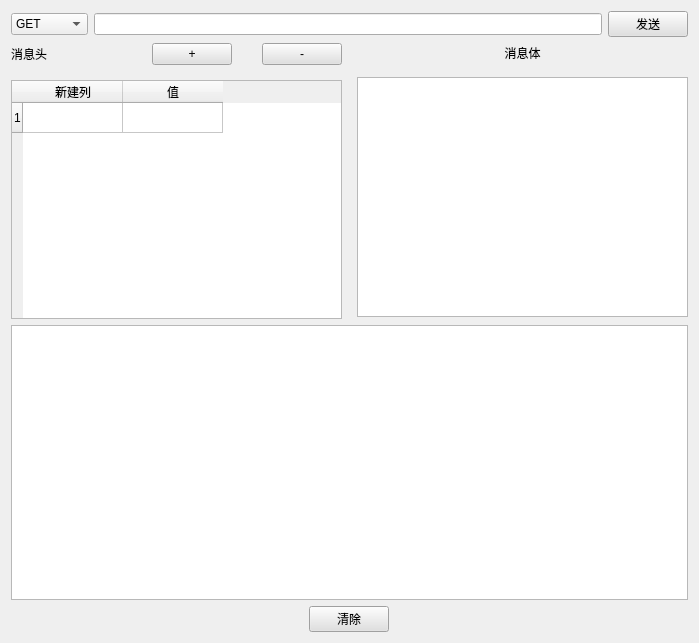
<?xml version="1.0" encoding="UTF-8"?>
<ui version="4.0">
 <class>Form</class>
 <widget class="QWidget" name="Form">
  <property name="geometry">
   <rect>
    <x>0</x>
    <y>0</y>
    <width>699</width>
    <height>643</height>
   </rect>
  </property>
  <property name="minimumSize">
   <size>
    <width>0</width>
    <height>0</height>
   </size>
  </property>
  <property name="windowTitle">
   <string>HTTP 接口测试</string>
  </property>
  <property name="styleSheet">
   <string notr="true">QPushButton {
    /* 背景与文字 */
    background-color: #e0e0e0;  /* 按钮背景背景 */
    color: #000000;             /* 黑色文字 */
}
QPushButton:hover {
    background-color: #f5f5f5;  /* 悬停时浅灰色偏浅灰色 */
    border-color: #cccccc;      /* 边框加深 */
    transform: translateY(-1px); /* 轻微上浮 */
}

/* 点击状态 */
QPushButton:pressed {
    background-color: #eeeeee;  /* 点击时更深的灰色 */
    border-color: #bbbbbb;
    transform: translateY(1px); /* 下沉效果 */
}</string>
  </property>
  <layout class="QVBoxLayout" name="verticalLayout_2">
   <item>
    <layout class="QHBoxLayout" name="horizontalLayout">
     <item>
      <widget class="QComboBox" name="comboBox">
       <property name="styleSheet">
        <string notr="true"/>
       </property>
       <item>
        <property name="text">
         <string>GET</string>
        </property>
       </item>
       <item>
        <property name="text">
         <string>POST</string>
        </property>
       </item>
       <item>
        <property name="text">
         <string>PUT</string>
        </property>
       </item>
       <item>
        <property name="text">
         <string>DELETE</string>
        </property>
       </item>
      </widget>
     </item>
     <item>
      <widget class="QLineEdit" name="lineEdit"/>
     </item>
     <item>
      <widget class="QPushButton" name="pushButton">
       <property name="text">
        <string>发送</string>
       </property>
      </widget>
     </item>
    </layout>
   </item>
   <item>
    <layout class="QHBoxLayout" name="horizontalLayout_4">
     <property name="spacing">
      <number>15</number>
     </property>
     <property name="bottomMargin">
      <number>0</number>
     </property>
     <item>
      <layout class="QVBoxLayout" name="verticalLayout_3">
       <item>
        <layout class="QHBoxLayout" name="horizontalLayout_3">
         <item>
          <widget class="QLabel" name="label">
           <property name="sizePolicy">
            <sizepolicy hsizetype="Preferred" vsizetype="Preferred">
             <horstretch>4</horstretch>
             <verstretch>0</verstretch>
            </sizepolicy>
           </property>
           <property name="text">
            <string>消息头</string>
           </property>
          </widget>
         </item>
         <item>
          <layout class="QHBoxLayout" name="horizontalLayout_2">
           <property name="spacing">
            <number>30</number>
           </property>
           <item>
            <widget class="QPushButton" name="pushButton_2">
             <property name="sizePolicy">
              <sizepolicy hsizetype="Preferred" vsizetype="Preferred">
               <horstretch>1</horstretch>
               <verstretch>0</verstretch>
              </sizepolicy>
             </property>
             <property name="baseSize">
              <size>
               <width>0</width>
               <height>0</height>
              </size>
             </property>
             <property name="styleSheet">
              <string notr="true">QPushButton {
    /* 背景与文字 */
    background-color: #e0e0e0;  /* 按钮背景背景 */
    color: #000000;             /* 黑色文字 */
}
QPushButton:hover {
    background-color: #f5f5f5;  /* 悬停时浅灰色偏浅灰色 */
    border-color: #cccccc;      /* 边框加深 */
    transform: translateY(-1px); /* 轻微上浮 */
}

/* 点击状态 */
QPushButton:pressed {
    background-color: #eeeeee;  /* 点击时更深的灰色 */
    border-color: #bbbbbb;
    transform: translateY(1px); /* 下沉效果 */
}</string>
             </property>
             <property name="text">
              <string>+</string>
             </property>
            </widget>
           </item>
           <item>
            <widget class="QPushButton" name="pushButton_3">
             <property name="sizePolicy">
              <sizepolicy hsizetype="Minimum" vsizetype="Fixed">
               <horstretch>1</horstretch>
               <verstretch>0</verstretch>
              </sizepolicy>
             </property>
             <property name="text">
              <string>-</string>
             </property>
            </widget>
           </item>
          </layout>
         </item>
        </layout>
       </item>
       <item>
        <widget class="QTableWidget" name="tableWidget">
         <row>
          <property name="text">
           <string>1</string>
          </property>
         </row>
         <column>
          <property name="text">
           <string>新建列</string>
          </property>
         </column>
         <column>
          <property name="text">
           <string>值</string>
          </property>
         </column>
        </widget>
       </item>
      </layout>
     </item>
     <item>
      <layout class="QVBoxLayout" name="verticalLayout">
       <property name="topMargin">
        <number>1</number>
       </property>
       <property name="bottomMargin">
        <number>2</number>
       </property>
       <item>
        <layout class="QVBoxLayout" name="verticalLayout_4">
         <item>
          <widget class="QLabel" name="label_2">
           <property name="text">
            <string>消息体</string>
           </property>
           <property name="alignment">
            <set>Qt::AlignCenter</set>
           </property>
          </widget>
         </item>
        </layout>
       </item>
       <item>
        <widget class="QTextEdit" name="textEdit"/>
       </item>
      </layout>
     </item>
    </layout>
   </item>
   <item>
    <widget class="QTextEdit" name="textEdit_2"/>
   </item>
   <item>
    <layout class="QHBoxLayout" name="horizontalLayout_5">
     <item>
      <widget class="QPushButton" name="pushButton_4">
       <property name="sizePolicy">
        <sizepolicy hsizetype="Fixed" vsizetype="Fixed">
         <horstretch>0</horstretch>
         <verstretch>0</verstretch>
        </sizepolicy>
       </property>
       <property name="text">
        <string>清除</string>
       </property>
      </widget>
     </item>
    </layout>
   </item>
  </layout>
 </widget>
 <resources/>
 <connections/>
</ui>
